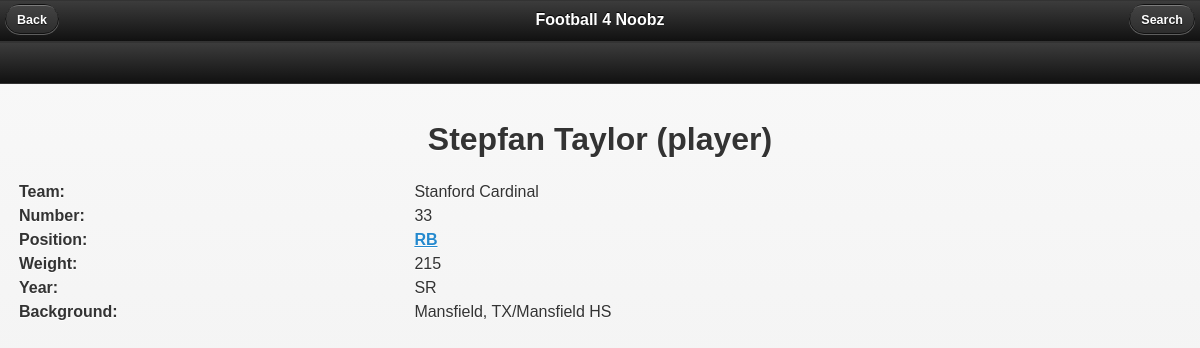
The page /secondary/term.php?termIds=117&gameId=2&week=9 on the database its author committed.
### tables this page shows
CREATE TABLE Term
(
	id integer PRIMARY KEY,
	name varchar(100),
	type varchar(100),
	description text,
	filename text
);

CREATE TABLE Team
(
	id integer PRIMARY KEY,
	name varchar(100)
);

CREATE TABLE Player
(
	name varchar(100) PRIMARY KEY,
	teamId integer,
	number integer,
	position varchar(10),
	weight integer,
	year varchar(10),
	background text
);

### secondary/dbfuncs.php (called while the page is built, shortened)
<?php
	function executeQuery($db, $query)
	{
		$return_value = array();
		try
		{
			$stmt = $db->prepare($query);
			$stmt->execute();
			$result = $stmt->fetch(PDO::FETCH_ASSOC);
			while($result !== false)
			{
				array_push($return_value, $result);
				$result = $stmt->fetch(PDO::FETCH_ASSOC);
			}
			return $return_value;
		}
		catch (PDOException $e)
		{
			print $e->getMessage();
		}
		return false;
	}
?>

### secondary/termcontent.php (the view, shortened to what this page needs)
<?php
	include_once ("./dbfuncs.php");
	include_once ("./funcs.php");
	$multipleIds = array();
	if ($termId != null)
	{
		array_push($multipleIds, $termId);
	}
?>
<div data-role="content">
	<center>
		<?php
			if (count($multipleIds) == 0)
			{
		?>
				<br>
				Sorry, no terms to display.
		<?
			}
			else foreach ($multipleIds as $termId)
			{
				$termResult = executeQuery($db,
					"select * from Term where id = '" . $termId . "';");
				if (count($termResult) > 0)
				{
					$term = $termResult[0];
			?>
					<h1><?= $term["name"] ?> (<?= $term["type"] ?>)</h1>
			<?php
					if ($term["type"] == "player")
					{
						$playerResult = executeQuery($db,
							"select * from Player where name = '" . $term["name"] . "';");
						$player = $playerResult[0];
						$teamResult = executeQuery($db,
							"select * from Team where id = " . $player["teamId"] . ";");
						$team = $teamResult[0];
			?>
						<table>
							<tr>
								<td><b>Team:</b></td>
								<td><?= $team["name"] ?></td>
							</tr>
							<tr>
								<td><b>Number:</b></td>
								<td><?= $player["number"] ?></td>
							</tr>
							<tr>
								<td><b>Position:</b></td>
								<td>
									<?= processDescription($db, $player["position"], $termIds, $gameId, $week) ?>
								</td>
							</tr>
							<tr>
								<td><b>Weight:</b></td>
								<td><?= $player["weight"] ?></td>
							</tr>
							<tr>
								<td><b>Year:</b></td>
								<td><?= $player["year"] ?></td>
							</tr>
							<tr>
								<td><b>Background:</b></td>
								<td><?= $player["background"] ?></td>
							</tr>
						</table>
			<?php
					}
				}
			}
		?>
	</center>
</div>

### secondary/funcs.php (shortened to what this page needs)
<?php
	function getTerm($db, $term)
	{
		return executeQuery($db, "select distinct id from (select id from Term where name like \"" . $term
			. "\" union all select termId as id from Alias where alias like \""
			. $term . "\");");
	}
	function processDescription($db, $description, $termIds, $gameId, $week)
	{
		$descArray = explode(" ", $description);
		$newDesc = implode("/", $descArray);
		$descArray = explode("/", $newDesc);
		$index = 0;
		while (true)
		{
			$check = $descArray[$index] . " " . $descArray[$index + 1];
			$check = preg_replace("/[^-A-Za-z0-9 ]/", '', $check);
			$checkResult = getTerm($db, $check);
			if (count($checkResult) != 0)
			{
				$term = $checkResult[0];
				$typeResult = executeQuery($db,
					"select type from Term where id=" . $term["id"] . ";");
				$type = $typeResult[0];
				if ($type["type"] == "player")
				{
					$style = "color: red;";
				}
				else
				{
					$style = "";
				}
				if ($termIds == null)
				{
					$termIds = array();
				}
				$newTermIds = $termIds;
				array_push($newTermIds, $term["id"]);
				$descArray[$index] = "<a style='" . $style . "' href='term.php?termIds="
					. implode(",", $newTermIds)
					. "&gameId=" . $gameId . "&week=" . $week . "'>" . $descArray[$index];
				$descArray[$index + 1] = $descArray[$index + 1] . "</a>";
				$index += 2;
			}
			else
			{
				$index++;
			}
			if ($index >= count($descArray) - 1)
				break;
		}
		$index = 0;
		while (true)
		{
			$check = $descArray[$index];
			$check = preg_replace("/[^-A-Za-z0-9 ]/", '', $check);
			$checkResult = getTerm($db, $check);
			if (count($checkResult) != 0)
			{
				$term = $checkResult[0];
				$newTermIds = $termIds;
				array_push($newTermIds, $term["id"]);
				$descArray[$index] = "<a href='term.php?termIds=" . implode(",", $newTermIds)
					. "&gameId=" . $gameId . "&week=" . $week . "'>" . $descArray[$index]
					. "</a>";
			}
			$index++;
			if ($index >= count($descArray))
				break;
		}
		return implode (" ", $descArray);
	}
?>

### secondary/style.css (style rules this page uses)
table { width: 100%; }
td, th { margin: 0px; padding: 2px; }

### rows shown on the page
term: name "Stepfan Taylor", type "player"
team: name "Stanford Cardinal"
player: number "33", position "RB", weight "215", year "SR", background "Mansfield, TX/Mansfield HS"
